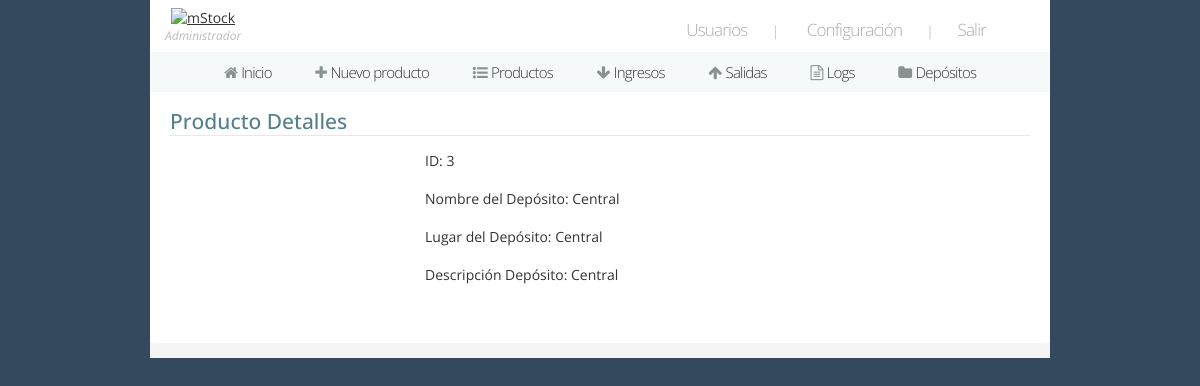
The page /deposito_detalle/3 (signed in) on the database its author committed.
### mystock/models.py (models this page shows, shortened)
class Rol(models.Model):
	name = models.CharField(max_length=20)

class Deposito(models.Model):
	name = models.CharField(max_length=200)
	place = models.CharField(max_length=200)
	descrp = models.CharField(max_length=400)
	date_added = models.DateField(auto_now=True)

### mystock/views.py (the view)
# urls.py: path('deposito_detalle/<int:id>', deposito_detalle, name = 'deposito_detalle'),
@login_required
def deposito_detalle(request, id):
	user = request.user
	usuario = Usuario.objects.get(id = user.id)
	deposito = Deposito.objects.get(pk = id)
	ctx = {'pagina':15,
		'datos':[usuario.role.id, usuario.role.name],
		'deposito':deposito }
	return(render(request, 'deposito_detalle.html', ctx))

### mystock/templates/deposito_detalle.html (shortened to what this page needs)
{% extends 'header.html' %}
{% load static %}
{% block cuerpo %}
<div class="wrapper-pad">
	<h2>Producto Detalles</h2>
		<div class="center">
			<div class="form">
				ID: {{ deposito.id }} <br> <br>
				Nombre del Depósito: {{ deposito.name }} <br /><br />
				Lugar del Depósito: {{ deposito.place }} <br /><br />
				Descripción Depósito: {{ deposito.descrp }} <br /><br />
			</div>
		</div>
	</div>
	<div class="border" style="margin-bottom:30px;"></div>
</div>
{% endblock %}

### mystock/templates/header.html (shortened to what this page needs)
{% load static %}
<!DOCTYPE HTML>
<html>
	{% if pagina == 1%}
		<link type="text/css" rel="stylesheet" href="{% static 'media/css/home.css' %}" media="all" />
	{% else %}
		<link type="text/css" rel="stylesheet" href="{% static 'media/css/site.css' %}" media="all" />
		<link type="text/css" rel="stylesheet" href="{% static 'media/css/site-forms.css' %}" media="all" />
		<link type="text/css" rel="stylesheet" href="{% static 'media/css/site-responsive.css' %}" media="all" />
	{% endif %}
	<link href="https://maxcdn.bootstrapcdn.com/font-awesome/4.2.0/css/font-awesome.min.css" rel="stylesheet">
	<body>
		<div id="main-wrapper">
			<div id="header">
				<div class="left">
					<a href="https://google.com/" target='_blank'><img src="{% static 'mystock/logo3x.png' %}" width="150" height="50" alt="mStock" /></a>
					<div style="font-size:12px; font-style:italic;color:#bbb;">{{ datos.1 }}</div>
				</div>
				<div class="right">
					{% if datos.0 == 1 or datos.0 == 2 or datos.0 == 3 %}
						<a href="users.php" title="Users">Usuarios</a>|
					{% endif %}
					<a href="settings.php" title="Settings">Configuración</a>|
					<a href="{% url 'salir' %}" title="Logout">Salir</a>
				</div>
			</div>
			<div id="menu">
				<ul id="menuli">
					{% if datos.0 == 1 or datos.0 == 2 %}
						<li {% if pagina == 1 %} class="active" {% endif %}><a href="{% url 'home' %}" title="Home"><i class="fa fa-home"></i> Inicio</a></li>
					{% endif %}
					{% if datos.0 == 1 or datos.0 == 2 or datos.0 == 3 %}
						<li {% if pagina == 2 %} class="active" {% endif %}><a href="{% url 'producto_ab' 0 %}" title="New Producto"><i class="fa fa-plus"></i> Nuevo producto</a></li>
					{% endif %}
					<li {% if pagina == 3 %} class="active" {% endif %}><a href="{% url 'productos' 1 0 %}" title="Productos"><i class="fa fa-list-ul"></i> Productos</a></li>
					<li {% if pagina == 4 %} class="active" {% endif %}><a href="check-in.php" title="Check-In Producto"><i class="fa fa-arrow-down"></i> Ingresos</a></li>
					<li {% if pagina == 5 %} class="active" {% endif %}><a href="check-out.php" title="Check-Out Producto"><i class="fa fa-arrow-up"></i> Salidas</a></li>
					{% if datos.0 == 1 or datos.0e == 2 or datos.0 == 3 %}
						<li {% if pagina == 6 %} class="active" {% endif %}><a href="{% url 'logs' %}" title="Logs"><i class="fa fa-file-text-o"></i> Logs</a></li>
					{% endif %}
					<li {% if pagina == 7 %} class="active" {% endif %}><a href="{% url 'depositos' %}" title="Depósitos"><i class="fa fa-folder"></i> Depósitos</a></li>
				</ul>
			</div>
			{% block cuerpo %}
			{% endblock %}
	</body>
</html>

### mystock/static/media/css/site.css (style rules this page uses)
* { margin:0; padding:0; font-family:Open Sans; color:#333; outline:none; }
body, html { text-align:center; background-color:#34495e; width:100%; font-size:14px; }
.center { text-align:center; }
.border { width:100%; height:15px; background-color:#f6f5f5; }
h2 { display:inline-block; width:100%; text-align:left; border-bottom:1px solid #d8eef3; color:#527f8a; font-weight:500; margin:15px 0 5px 0; }
#main-wrapper { margin:0 auto; width:900px; background-color:#FFF; }
#main-wrapper .wrapper-pad { margin:0; padding:0 20px; }
#header .left { float:left; padding:8px 0 0 15px; }
#header .right { float:right; margin:18px 40px 0 0; color:#aaa; font-weight:300; }
#header .right a, #header .right a:active, #header .right a:visited { font-weight:300; font-size:17px; color:#aaa; text-decoration:none; letter-spacing:-0.8px; }
#header .right a { margin-right:24px; margin-left:24px; }
#header .right a:first-child { margin-right:24px; }
#header .right a:last-child { margin-left:20px; }
#menu { width:100%; margin-top:8px; background-color:#f5f9fa; }
#menu ul#menuli { list-style:none; }
#menu ul#menuli li { display:inline-block; margin:0; }
#menu ul#menuli li a { padding:10px 20px; display:inline-block; font-weight:300; font-size:15px; letter-spacing:-0.8px; text-decoration:none; color:#333; margin:0; }
#menu ul#menuli li a i { margin-right:1px; color:#899193; }

### mystock/static/media/css/site-forms.css (style rules this page uses)
#main-wrapper .form { margin:10px auto auto auto; width:350px; text-align:left; }

### rows shown on the page
Rol: name "Administrador"
Deposito: id "3", name "Central", place "Central", descrp "Central"
